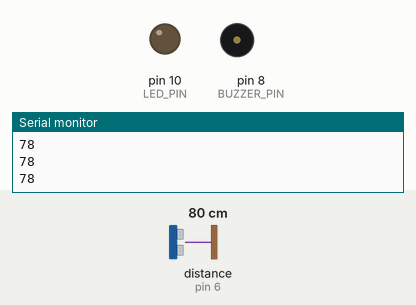
A sketch run on a simulated Arduino Uno, built with avr-gcc and run on an emulated ATmega328P. Parts: output pins drawn as LEDs (lit = HIGH), buzzer (waves = sounding, pin HIGH), the last lines printed to the serial monitor. Wiring (inferred from the names in the program): ultrasonic range finder: trigger pin 7; echo pin 6. The test bench sets the inputs (shaded band); at power-on: distance to the obstacle (sensor on pin 6) 80 cm. The echo pulse lasts 58.3 µs per cm; pins used as bus, display or sensor lines are not drawn.

Above: at 1.2 s.
1.3 s: distance to the obstacle (sensor on pin 6) set to 13 cm
2.8 s: distance to the obstacle (sensor on pin 6) set to 10 cm
At 3.9 s:
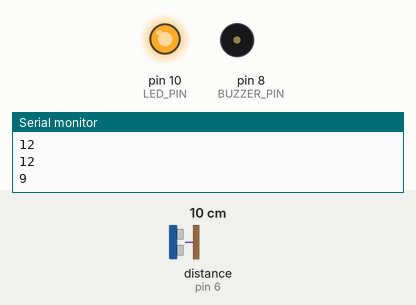
4.6 s: distance to the obstacle (sensor on pin 6) set to 18 cm
At 7.49 s:
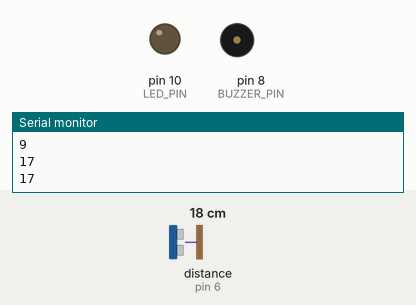
7.6 s: distance to the obstacle (sensor on pin 6) set to 2 cm
At 7.84 s:
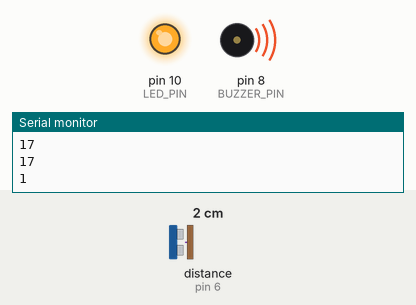
Timing chart, 0 to 10.4 s (numbered marks = the images above; inputs shaded):
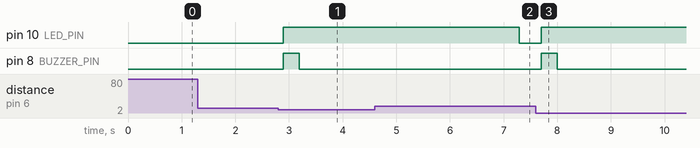

Measured:
- the behaviour switches between 12 and 11 cm on distance to the obstacle (sensor on pin 6) (found by bisection; images 0 and 1)
- after the input at 2.8 s, pin 10 (LED_PIN): LOW → HIGH after 0.09 s; pin 8 (BUZZER_PIN): LOW → HIGH after 0.09 s, → LOW 0.30 s later
- after the input at 4.6 s, pin 10 (LED_PIN): HIGH → LOW after 2.7 s; pin 8 (BUZZER_PIN): stays LOW (without the input it goes to HIGH after 2.7 s)
- after the input at 7.6 s, pin 10 (LED_PIN): LOW → HIGH after 0.10 s; pin 8 (BUZZER_PIN): LOW → HIGH after 0.10 s, → LOW 0.30 s later

The sketch:

Enviar_info_Arduino.ino
```cpp
// Sensor Ultrasónico y Arduino UNO
// by Daniel Alvarez

// Definir de pines
#define TRIGGER_PIN 7
#define ECHO_PIN 6
#define BUZZER_PIN 8
#define LED_PIN 10

// // // SETUP // // //

void setup() {
  //Comunicación serial a 9600 baudios para la depuración
  Serial.begin(9600);

  //  Entradas y salidas
  pinMode(TRIGGER_PIN, OUTPUT);  // Pin sensor ultrasónico (salida)
  pinMode(ECHO_PIN, INPUT);      // Pin eco del sensor ultrasónico (entrada)
  pinMode(BUZZER_PIN, OUTPUT);   // Pin Buzzer (salida)
  pinMode(LED_PIN, OUTPUT);      // Pin del LED (salida)
}

// // // LOOP // // //

void loop() {

  long duration, distance;

  // Generar un pulso corto para activar el sensor ultrasónico
  digitalWrite(TRIGGER_PIN, LOW);
  delayMicroseconds(2);
  digitalWrite(TRIGGER_PIN, HIGH);
  delayMicroseconds(10);
  digitalWrite(TRIGGER_PIN, LOW);

  // Medir la duración del eco para determinar la distancia
  duration = pulseIn(ECHO_PIN, HIGH);
  distance = duration * 0.034 / 2;  // Calcular la distancia en centímetros

  // Imprimir
  Serial.print("");
  Serial.println(distance);

  // Verificar si la distancia es menor o igual a 10 centímetros
  if (distance <= 10) {
    // Encender el LED y activar el zumbador durante 300 ms
    digitalWrite(LED_PIN, HIGH);
    digitalWrite(BUZZER_PIN, HIGH);
    delay(300);
    digitalWrite(BUZZER_PIN, LOW);

    // delay antes de realizar la siguiente verificación
    delay(4000);
  } else {
    // Apagar el LED si la distancia es mayor a 10 centímetros
    digitalWrite(LED_PIN, LOW);
  }

  // delay antes de realizar la siguiente iteración del bucle principal
  delay(100);
}
```
